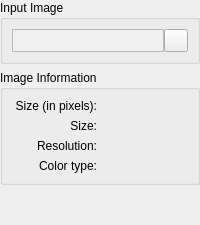
        <widget class="QWidget" name="m_loadInputImageStep">
         <layout class="QVBoxLayout">
          <property name="spacing">
           <number>6</number>
          </property>
          <property name="margin">
           <number>0</number>
          </property>
          <item>
           <widget class="QGroupBox" name="m_inputImageGroup">
            <property name="title">
             <string>Input Image</string>
            </property>
            <layout class="QHBoxLayout" name="_2">
             <property name="spacing">
              <number>0</number>
             </property>
             <property name="margin">
              <number>9</number>
             </property>
             <item>
              <widget class="QLabel" name="m_inputFileNameLabel">
               <property name="palette">
                <palette>
                 <active>
                  <colorrole role="Window">
                   <brush brushstyle="SolidPattern">
                    <color alpha="255">
                     <red>240</red>
                     <green>240</green>
                     <blue>240</blue>
                    </color>
                   </brush>
                  </colorrole>
                 </active>
                 <inactive>
                  <colorrole role="Window">
                   <brush brushstyle="SolidPattern">
                    <color alpha="255">
                     <red>240</red>
                     <green>240</green>
                     <blue>240</blue>
                    </color>
                   </brush>
                  </colorrole>
                 </inactive>
                 <disabled>
                  <colorrole role="Window">
                   <brush brushstyle="SolidPattern">
                    <color alpha="255">
                     <red>240</red>
                     <green>240</green>
                     <blue>240</blue>
                    </color>
                   </brush>
                  </colorrole>
                 </disabled>
                </palette>
               </property>
               <property name="autoFillBackground">
                <bool>true</bool>
               </property>
               <property name="frameShape">
                <enum>QFrame::StyledPanel</enum>
               </property>
               <property name="frameShadow">
                <enum>QFrame::Plain</enum>
               </property>
              </widget>
             </item>
             <item>
              <widget class="QToolButton" name="m_imageLoadButton">
               <property name="sizePolicy">
                <sizepolicy hsizetype="Maximum" vsizetype="Fixed">
                 <horstretch>0</horstretch>
                 <verstretch>0</verstretch>
                </sizepolicy>
               </property>
               <property name="text">
                <string/>
               </property>
               <property name="iconSize">
                <size>
                 <width>16</width>
                 <height>16</height>
                </size>
               </property>
              </widget>
             </item>
            </layout>
           </widget>
          </item>
          <item>
           <widget class="QGroupBox" name="m_imageInfoGroup">
            <property name="title">
             <string>Image Information</string>
            </property>
            <layout class="QGridLayout" name="_3">
             <property name="margin">
              <number>9</number>
             </property>
             <property name="spacing">
              <number>6</number>
             </property>
             <item row="0" column="1">
              <widget class="QLabel" name="m_imageInformationSizeInPixelsValue">
               <property name="text">
                <string/>
               </property>
              </widget>
             </item>
             <item row="0" column="0">
              <widget class="QLabel" name="m_imageInformationSizeInPixelsLabel">
               <property name="text">
                <string>Size (in pixels):</string>
               </property>
               <property name="alignment">
                <set>Qt::AlignRight|Qt::AlignTrailing|Qt::AlignVCenter</set>
               </property>
              </widget>
             </item>
             <item row="1" column="1">
              <widget class="QLabel" name="m_imageInformationSizeValue">
               <property name="text">
                <string/>
               </property>
              </widget>
             </item>
             <item row="1" column="0">
              <widget class="QLabel" name="m_imageInformationSizeLabel">
               <property name="text">
                <string>Size:</string>
               </property>
               <property name="alignment">
                <set>Qt::AlignRight|Qt::AlignTrailing|Qt::AlignVCenter</set>
               </property>
              </widget>
             </item>
             <item row="2" column="0">
              <widget class="QLabel" name="m_imageInformationResolutionLabel">
               <property name="text">
                <string>Resolution:</string>
               </property>
               <property name="alignment">
                <set>Qt::AlignRight|Qt::AlignTrailing|Qt::AlignVCenter</set>
               </property>
              </widget>
             </item>
             <item row="2" column="1">
              <widget class="QLabel" name="m_imageInformationResolutionValue">
               <property name="text">
                <string/>
               </property>
              </widget>
             </item>
             <item row="3" column="0">
              <widget class="QLabel" name="m_imageInformationColorTypeLabel">
               <property name="text">
                <string>Color type:</string>
               </property>
               <property name="alignment">
                <set>Qt::AlignRight|Qt::AlignTrailing|Qt::AlignVCenter</set>
               </property>
              </widget>
             </item>
             <item row="3" column="1">
              <widget class="QLabel" name="m_imageInformationColorTypeValue">
               <property name="text">
                <string/>
               </property>
              </widget>
             </item>
            </layout>
           </widget>
          </item>
          <item>
           <spacer name="spacer_6">
            <property name="orientation">
             <enum>Qt::Vertical</enum>
            </property>
            <property name="sizeType">
             <enum>QSizePolicy::Expanding</enum>
            </property>
            <property name="sizeHint" stdset="0">
             <size>
              <width>20</width>
              <height>40</height>
             </size>
            </property>
           </spacer>
          </item>
         </layout>
        </widget>
